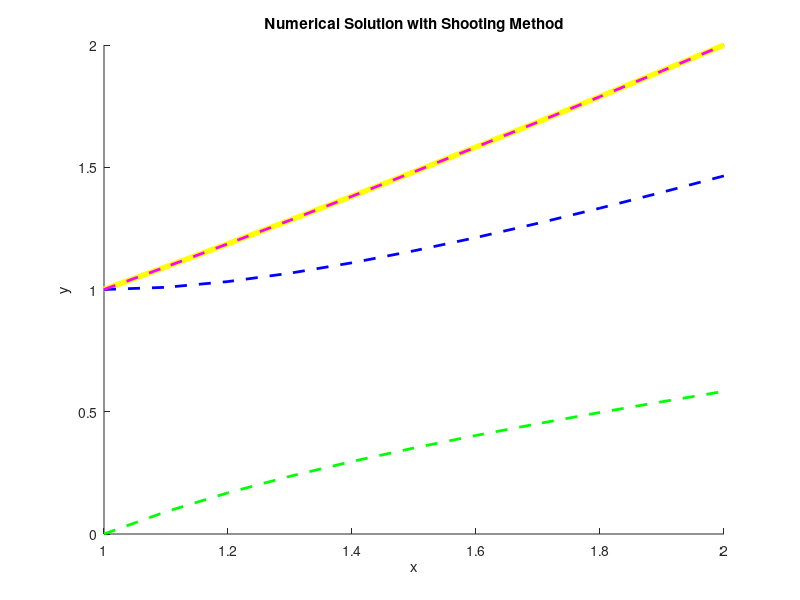

MATLAB code for this plot: (Note: this script raises an error after producing the figure.)
%              Nama    : Z A I T U N
%              NIM     : H111 16 302
%              Tugas   : Komputasi Matematika
%              Program : Metode Shooting Penyelesaian PD Orde 2
clear;
clc;

%PD Orde 2      y'' = -(2y'/x) + (2y/x^2) + sin(ln|x|)/x^2
f = @(x,y,z) z;
g = @(x,y,z) (-2*z)/x + (2*y)/x^2 + sin(log(x))/x^2;
g1 = @(x,y,z) (-2*z)/x + (2*y)/x^2;

%Solusi Analitik
c2=(1/70)*(8-12*sin(log(2))-4*cos(log(2)));
c1= (11/10)-c2;
p = @(x) c1*x + c2/x^2 - (3/10)*sin(log(x)) - (1/10)*cos(log(x));
%
x0 = 1; y0 = 1;
%
xn = 2; yn = 2;
%Tebakan
z11 = 0;
z22 = 1;
%Nilai Grid
h=0.1;
n=(xn-x0)/h;
%===============PERHITUNGAN Runge Kutta 4th Order Method===============
for i=1:1:n+1
    x(i) = x0 + (i-1)*h;
end
%Tebakan Pertama
y1(1) = y0;
z1(1) = z11;
for i=1:n
    k1y=h*f(x(i),y1(i),z1(i));
    k1z=h*g(x(i),y1(i),z1(i));
    k2y=h*f(x(i)+0.5*h,y1(i)+0.5*k1y,z1(i)+0.5*k1z);
    k2z=h*g(x(i)+0.5*h,y1(i)+0.5*k1y,z1(i)+0.5*k1z);
    k3y=h*f(x(i)+0.5*h,y1(i)+0.5*k2y,z1(i)+0.5*k2z);
    k3z=h*g(x(i)+0.5*h,y1(i)+0.5*k2y,z1(i)+0.5*k2z);
    k4y=h*f(x(i)+h,y1(i)+k3y,z1(i)+k3z);
    k4z=h*g(x(i)+h,y1(i)+k3y,z1(i)+k3z);
    y1(i+1)=y1(i)+(1/6)*(k1y+2*k2y+2*k3y+k4y);
    z1(i+1)=z1(i)+(1/6)*(k1z+2*k2z+2*k3z+k4z);
end
% Tebakan Kedua
y2(1) = 0;
z2(1) = z22;
for i=1:n
    k1y=h*f(x(i),y2(i),z2(i));
    k1z=h*g1(x(i),y2(i),z2(i));
    k2y=h*f(x(i)+0.5*h,y2(i)+0.5*k1y,z2(i)+0.5*k1z);
    k2z=h*g1(x(i)+0.5*h,y2(i)+0.5*k1y,z2(i)+0.5*k1z);
    k3y=h*f(x(i)+0.5*h,y2(i)+0.5*k2y,z2(i)+0.5*k2z);
    k3z=h*g1(x(i)+0.5*h,y2(i)+0.5*k2y,z2(i)+0.5*k2z);
    k4y=h*f(x(i)+h,y2(i)+k3y,z2(i)+k3z);
    k4z=h*g1(x(i)+h,y2(i)+k3y,z2(i)+k3z);
    y2(i+1)=y2(i)+(1/6)*(k1y+2*k2y+2*k3y+k4y);
    z2(i+1)=z2(i)+(1/6)*(k1z+2*k2z+2*k3z+k4z);
end
%Pendekatan Linier Shooting 
y3(1)=y0;
for i=2:n+1
    y3(i)= y1(i)+ (y2(i)*(yn-y1(n+1)))/y2(n+1);
end
%Solusi Analitik
for i=1:n+1
    y4(i)=p((i-1)*h+x0);
end
%Tabel Hasil Perhitungan
fprintf('  Table 11.1 Page 676, Shooting Method With Runge Kutta 4th Order\n');
fprintf('  ----------------------------------------------------------------------\n');
     fprintf('   xi       y1i          y2i       y3i~y(xi)      y(xi)     |y(xi)-y3i|\n');
fprintf('  ----------------------------------------------------------------------\n');
for i=1:n+1
disp(sprintf('%6.1f   %8.8f   %8.8f   %8.8f   %8.8f  %8.9f%g',x0+(i-1)*h,y1(i),y2(i),y3(i),y4(i),abs(y4(i)-y3(i))));
end
fprintf('  ----------------------------------------------------------------------\n');
% Plot tiga pendekatan
hold on
title('Numerical Solution with Shooting Method');
plot(x(1:n+1),y4(1:n+1),'y-','LineWidth',4);
plot(x(1:n+1),y1(1:n+1),'b--','LineWidth',2);
plot(x(1:n+1),y2(1:n+1),'g--','LineWidth',2);
plot(x(1:n+1),y3(1:n+1),'m--','LineWidth',2);
xlabel('x');ylabel('y');
legend('Solusi Analitik','Tebakan 1','Tebakan 2','Solusi pendekatan terbaik',fontsize=12);
set(legend,'location','NorthWest');